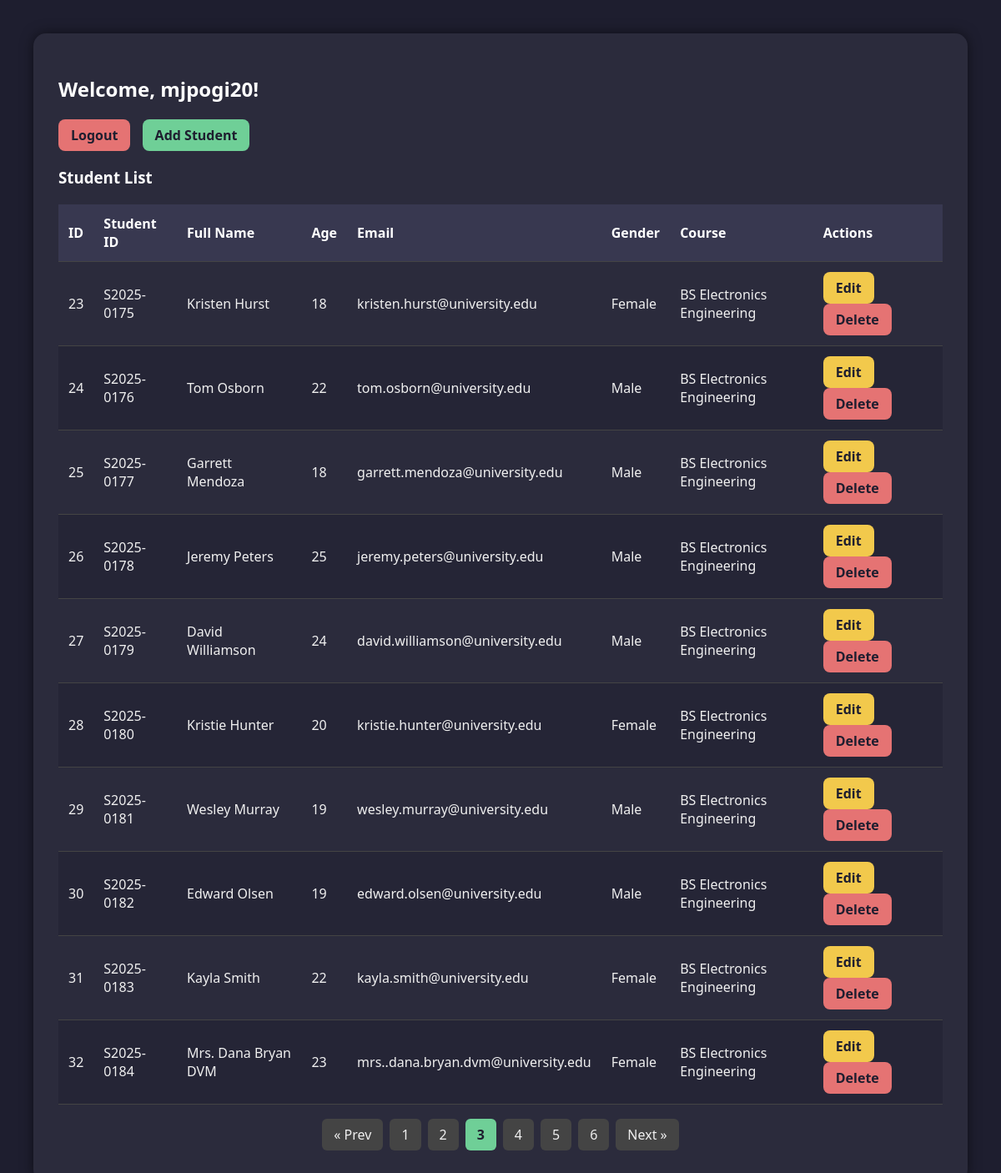
Page /dashboard.php?page=3 (signed in) on the committed database.
### tables this page shows
CREATE TABLE `students` (
  `id` int(11) NOT NULL,
  `student_id` varchar(20) DEFAULT NULL,
  `full_name` varchar(100) DEFAULT NULL,
  `age` int(11) DEFAULT NULL,
  `email` varchar(100) DEFAULT NULL,
  `gender` varchar(10) DEFAULT NULL,
  `course` varchar(100) DEFAULT NULL
);

### dashboard.php (the view, shortened to what this page needs)
<?php
include("config.php");
$limit = 10;
$page = isset($_GET['page']) ? (int)$_GET['page'] : 1;
$offset = ($page - 1) * $limit;
$totalResult = $conn->query("SELECT COUNT(*) AS total FROM students");
$totalRow = $totalResult->fetch_assoc();
$totalStudents = $totalRow['total'];
$totalPages = ceil($totalStudents / $limit);
$result = $conn->query("SELECT * FROM students LIMIT $limit OFFSET $offset");
?>
<!DOCTYPE html>
<html>
<head>
</head>
<body>
    <div class="container">
        <h2>Welcome, <?= htmlspecialchars($_SESSION['username']); ?>!</h2>
        <p>
            <a href="logout.php" class="btn btn-danger">Logout</a>
            <a href="add.php" class="btn btn-success">Add Student</a>
        </p>
        <h3>Student List</h3>
        <table>
            <thead>
                <tr>
                    <th>ID</th>
                    <th>Student ID</th>
                    <th>Full Name</th>
                    <th>Age</th>
                    <th>Email</th>
                    <th>Gender</th>
                    <th>Course</th>
                    <th>Actions</th>
                </tr>
            </thead>
            <tbody>
            <?php while ($row = $result->fetch_assoc()): ?>
                <tr>
                    <td><?= $row['id'] ?></td>
                    <td><?= $row['student_id'] ?></td>
                    <td><?= $row['full_name'] ?></td>
                    <td><?= $row['age'] ?></td>
                    <td><?= $row['email'] ?></td>
                    <td><?= $row['gender'] ?></td>
                    <td><?= $row['course'] ?></td>
                    <td>
                        <a href="edit.php?id=<?= $row['id'] ?>" class="btn btn-warning">Edit</a>
                        <a href="delete.php?id=<?= $row['id'] ?>" class="btn btn-danger" onclick="return confirm('Are you sure?')">Delete</a>
                    </td>
                </tr>
            <?php endwhile; ?>
            </tbody>
        </table>
        <ul class="pagination">
            <?php if ($page > 1): ?>
                <li><a href="?page=<?= $page - 1 ?>">« Prev</a></li>
            <?php endif; ?>
            <?php for ($i = 1; $i <= $totalPages; $i++): ?>
                <li class="<?= ($i == $page) ? 'active' : '' ?>">
                    <a href="?page=<?= $i ?>"><?= $i ?></a>
                </li>
            <?php endfor; ?>
            <?php if ($page < $totalPages): ?>
                <li><a href="?page=<?= $page + 1 ?>">Next »</a></li>
            <?php endif; ?>
        </ul>
    </div>
</body>
</html>

### dashboard.php (style rules this page uses)
body { background-color: #1e1e2f; color: #f0f0f0; font-family: 'Segoe UI', Tahoma, Geneva, Verdana, sans-serif; margin: 0; padding: 40px; }
.container { max-width: 1100px; margin: auto; background-color: #2b2b3c; border-radius: 15px; padding: 30px; box-shadow: 0 0 15px rgba(0,0,0,0.5); animation: fadeIn 0.6s ease-in-out; }
h2, h3 { color: #ffffff; }
a.btn { display: inline-block; padding: 8px 15px; border-radius: 8px; font-weight: bold; text-decoration: none; transition: background 0.3s ease; margin-right: 10px; }
.btn-success { background: #6fcf97; color: #1e1e2f; }
.btn-danger { background: #e57373; color: #1e1e2f; }
.btn-warning { background: #f2c94c; color: #1e1e2f; }
table { width: 100%; border-collapse: collapse; margin-top: 20px; }
th, td { padding: 12px; text-align: left; border-bottom: 1px solid #444; }
th { background-color: #383850; color: #ffffff; }
tr:nth-child(even) { background-color: #252536; }
.pagination { list-style-type: none; padding: 0; margin-top: 25px; display: flex; justify-content: center; gap: 8px; }
.pagination li { display: inline; }
.pagination a { color: #f0f0f0; background-color: #444; padding: 8px 14px; border-radius: 6px; text-decoration: none; transition: background 0.3s; }
.pagination .active a { background-color: #6fcf97; color: #1e1e2f; font-weight: bold; }

### rows in the picture
students: id "23", student "S2025-0175", full_name "Kristen Hurst", age "18", email "kristen.hurst@university.edu", gender "Female", course "BS Electronics Engineering"
students: id "24", student "S2025-0176", full_name "Tom Osborn", age "22", email "tom.osborn@university.edu", gender "Male", course "BS Electronics Engineering"
students: id "25", student "S2025-0177", full_name "Garrett Mendoza", age "18", email "garrett.mendoza@university.edu", gender "Male", course "BS Electronics Engineering"
students: id "26", student "S2025-0178", full_name "Jeremy Peters", age "25", email "jeremy.peters@university.edu", gender "Male", course "BS Electronics Engineering"
students: id "27", student "S2025-0179", full_name "David Williamson", age "24", email "david.williamson@university.edu", gender "Male", course "BS Electronics Engineering"
students: id "28", student "S2025-0180", full_name "Kristie Hunter", age "20", email "kristie.hunter@university.edu", gender "Female", course "BS Electronics Engineering"
students: id "29", student "S2025-0181", full_name "Wesley Murray", age "19", email "wesley.murray@university.edu", gender "Male", course "BS Electronics Engineering"
students: id "30", student "S2025-0182", full_name "Edward Olsen", age "19", email "edward.olsen@university.edu", gender "Male", course "BS Electronics Engineering"
students: id "31", student "S2025-0183", full_name "Kayla Smith", age "22", email "kayla.smith@university.edu", gender "Female", course "BS Electronics Engineering"
students: id "32", student "S2025-0184", full_name "Mrs. Dana Bryan DVM", age "23", email "mrs..dana.bryan.dvm@university.edu", gender "Female", course "BS Electronics Engineering"

### other values in the picture
$_SESSION['username'] "mjpogi20"
